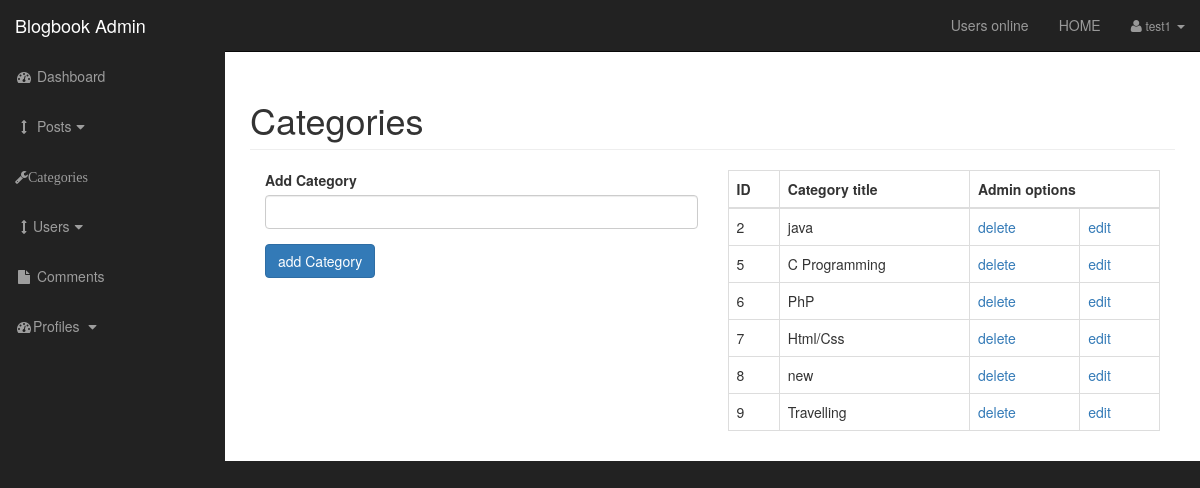
The page /admin/categories.php (signed in) on the database its author committed.
### tables this page shows
CREATE TABLE `categories` (
  `cat_id` int(3) NOT NULL,
  `cat_title` varchar(255) NOT NULL
);

### admin/functions.php (the view, shortened to what this page needs)
<?php
function find_categories(){
    global $connection;
    $query="SELECT * FROM categories ";
                            $select_categories=mysqli_query($connection,$query);
                            while($row=mysqli_fetch_assoc($select_categories)){
                                $cat_id=$row['cat_id'];
                                 $cat_title=$row['cat_title'];
                                echo "<tr>";
                                echo "<td>{$cat_id}</td>";
                                echo "<td>{$cat_title}</td>";
                              $user_role =$_SESSION['user_role'];
            if($user_role=='admin'){
                                echo "<td><a href='categories.php?delete={$cat_id}'>delete</a></td>";
                                echo "<td><a href='categories.php?edit={$cat_id}'>edit</a></td>";
                                 echo "</tr>";}else{
                 echo "<td>delete</td>";
                                echo "<td>edit</td>";
                                 echo "</tr>";
            }
}
}
?>

### admin/css/sb-admin.css (style rules this page uses)
body { margin-top: 100px; background-color: #222; }
@media (min-width: 768px) { body { margin-top: 50px; } }

### rows shown on the page
categories: cat_id "2", cat_title "java"
categories: cat_id "5", cat_title "C Programming"
categories: cat_id "6", cat_title "PhP"
categories: cat_id "7", cat_title "Html/Css"
categories: cat_id "8", cat_title "new"
categories: cat_id "9", cat_title "Travelling"

### other values the page prints
$_SESSION['username'] "test1"
